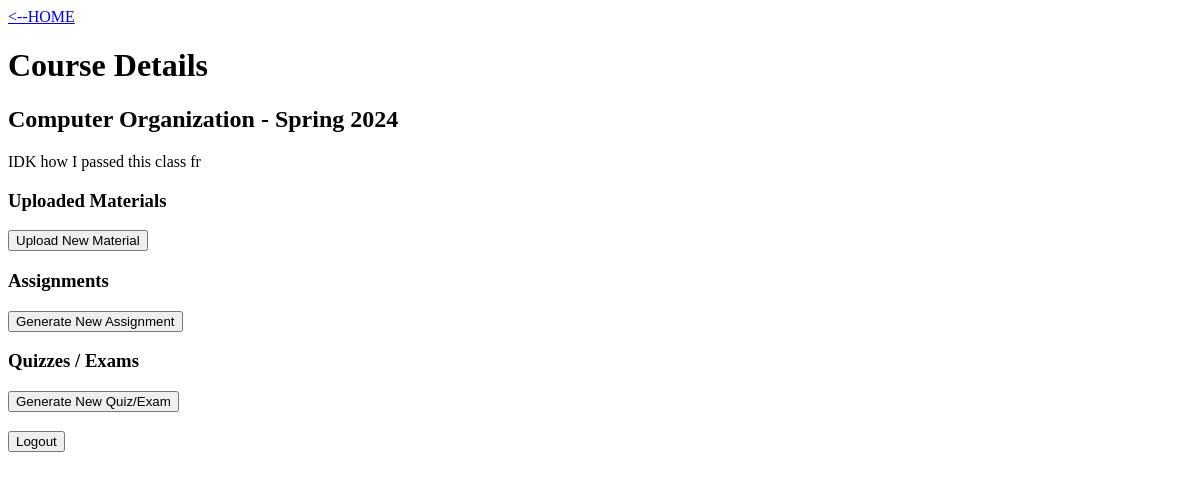
The page /course/5/ (signed in) on the database as committed earlier.
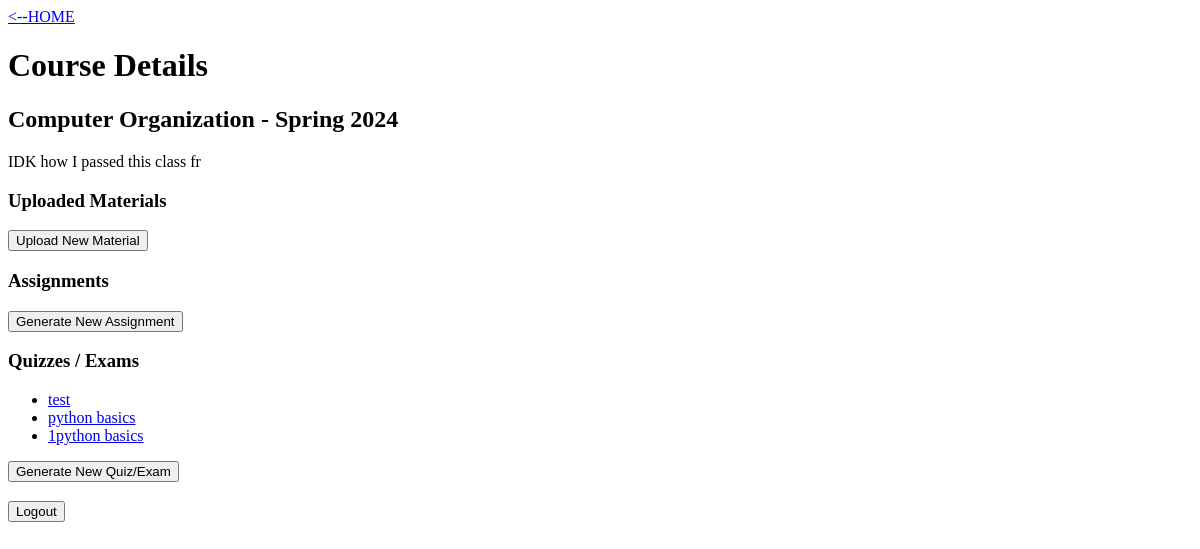
The same page on the database as committed later.
### courses/models.py (models this page shows, shortened)
class Quiz(models.Model):
    course = models.ForeignKey(Course, on_delete=models.CASCADE)
    title = models.CharField(max_length=200)
    description = models.TextField()
    questions = models.TextField()
    answerkey = models.TextField()

### courses/views/course_views.py (the view)
# urls.py: path('course/<int:course_id>/', course_views.course_detail, name='course_detail'),
@login_required
def course_detail(request, course_id):
    if not request.user.is_authenticated:
        return redirect('login')
    course = get_object_or_404(Course, id=course_id)
    course_materials = UploadedMaterial.objects.filter(course=course)
    return render(request, 'courses/course_detail.html', {'course': course, 'course_materials': course_materials})

### courses/templates/courses/course_detail.html (shortened to what this page needs)
<a href="{% url 'course_list'%}"> <--HOME</a>
{% block content %}
    <h1>Course Details</h1>
    <h2>{{ course.title }} - {{course.semester}} {{course.year}}</h2>
    <p>{{ course.description }}</p>
    <h3>Uploaded Materials</h3>
    <button onclick="window.location.href='/course/{{ course.id }}/upload';">Upload New Material</button>
    <h3>Assignments</h3>
    <button onclick="window.location.href='/course/{{ course.id }}/assignment/new';">Generate New Assignment</button>
    <h3>Quizzes / Exams</h3>
    <ul>
        {% for quiz in course.quiz_set.all %}
        <li><a href="{% url 'quiz_detail' course.id quiz.id %}">{{ quiz.title }}</a>
        </li>
        {% endfor %}
    </ul>
    <button onclick="window.location.href='/course/{{ course.id }}/quiz/new';">Generate New Quiz/Exam</button>
    <button onclick="window.location.href='/logout/'">Logout</button>
{% endblock %}

Rows that differ between the two databases and show on the page:
added Quiz: title "test"
added Quiz: title "python basics"
added Quiz: title "1python basics"
